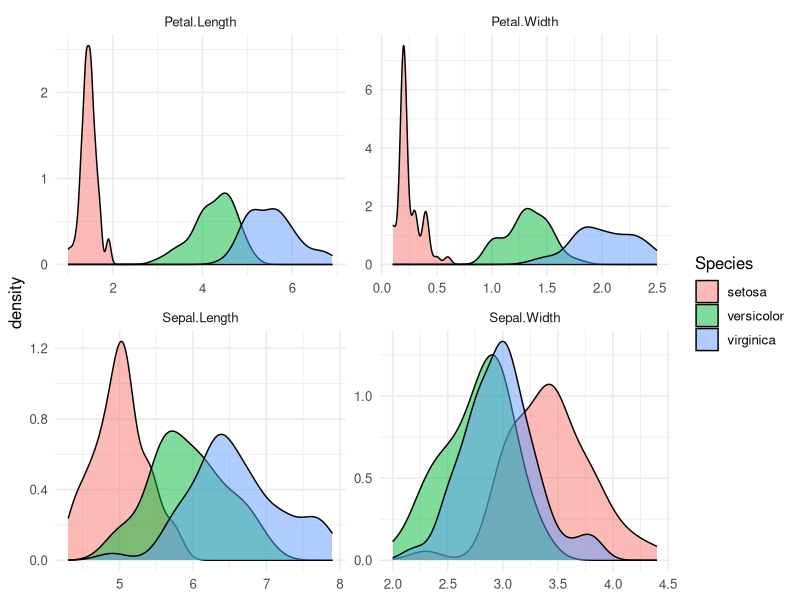
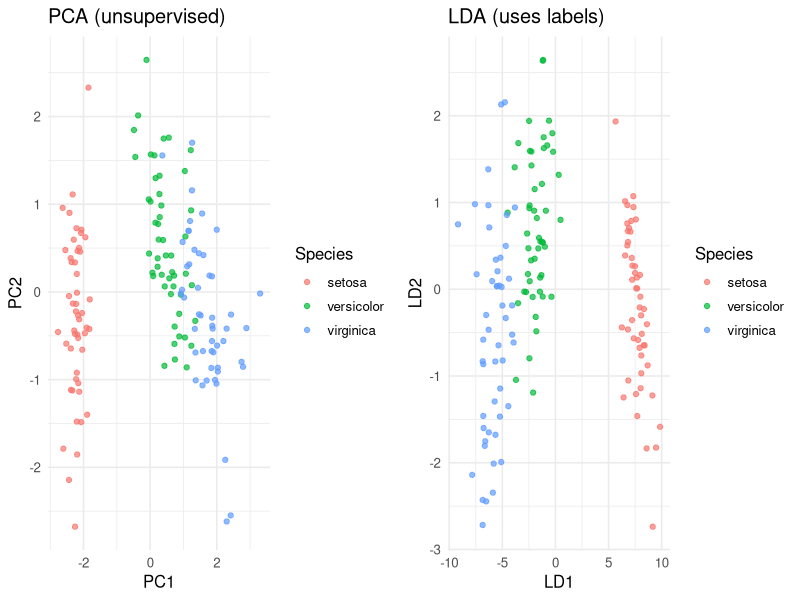

Generate these figures, in order, with R:
## ---- chunk 1
#| label: setup
library(tidyverse)
library(MASS)
set.seed(42)
theme_set(theme_minimal(base_size = 12))
## ---- chunk 2
iris |>
  pivot_longer(-Species) |>
  ggplot(aes(value, fill = Species)) +
  geom_density(alpha = 0.5) +
  facet_wrap(~ name, scales = "free") +
  labs(x = NULL, y = "density")
## ---- chunk 3
pca <- prcomp(iris[, 1:4], scale. = TRUE)
summary(pca)$importance[, 1:3]

lda_fit <- lda(Species ~ ., data = iris)
lda_fit$scaling
## ---- chunk 4
#| fig-width: 7
#| fig-height: 3.5
scores_pca <- as_tibble(pca$x[, 1:2]) |> mutate(Species = iris$Species)
scores_lda <- as_tibble(predict(lda_fit)$x) |> mutate(Species = iris$Species)
p1 <- ggplot(scores_pca, aes(PC1, PC2, colour = Species)) +
  geom_point(alpha = 0.7) + labs(title = "PCA (unsupervised)")
p2 <- ggplot(scores_lda, aes(LD1, LD2, colour = Species)) +
  geom_point(alpha = 0.7) + labs(title = "LDA (uses labels)")
gridExtra::grid.arrange(p1, p2, ncol = 2)
## ---- chunk 5
idx <- sample(nrow(iris), 0.7 * nrow(iris))
fit2 <- lda(Species ~ ., data = iris[idx, ])
pred <- predict(fit2, iris[-idx, ])$class
mean(pred == iris$Species[-idx])
## ---- chunk 6
sessionInfo()
